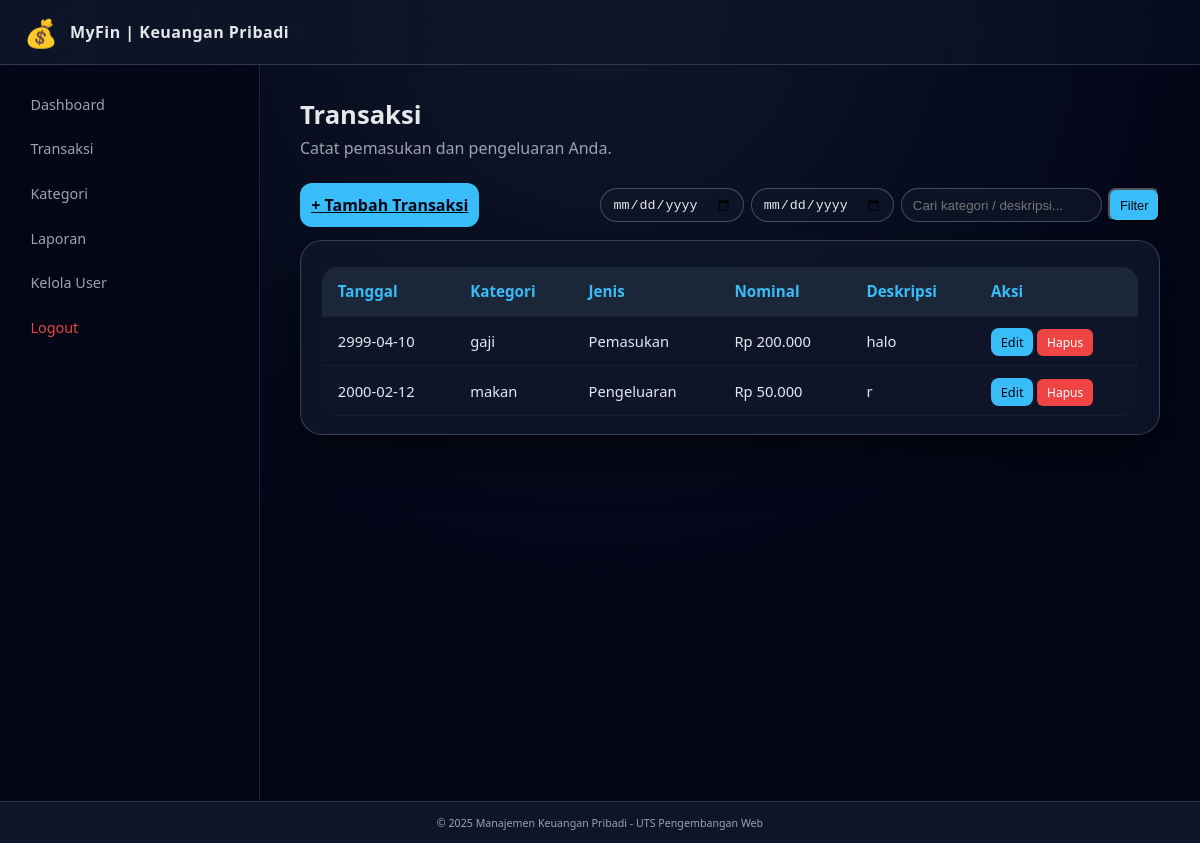
Page /public/transactions/index.php (signed in) on the committed database.
### tables this page shows
CREATE TABLE `transactions` (
  `id` int(11) NOT NULL,
  `user_id` int(11) NOT NULL,
  `category_id` int(11) NOT NULL,
  `amount` decimal(12,2) NOT NULL,
  `description` text DEFAULT NULL,
  `date` date NOT NULL,
  `created_at` timestamp NOT NULL DEFAULT current_timestamp()
);

CREATE TABLE `categories` (
  `id` int(11) NOT NULL,
  `user_id` int(11) NOT NULL,
  `name` varchar(50) NOT NULL,
  `type` enum('income','expense') NOT NULL
);

### public/transactions/index.php (the view, shortened to what this page needs)
<?php
require_once "../../app/config/db.php";
include "../../app/views/templates/header.php";
$perPage = 5;
$page = isset($_GET['page']) ? (int)$_GET['page'] : 1;
$offset = ($page - 1) * $perPage;
$keyword = $_GET['q'] ?? '';
$from    = $_GET['from'] ?? '';
$to      = $_GET['to'] ?? '';
$params = [$_SESSION['user_id']];
$where  = " WHERE t.user_id = ? ";
$sqlData = "
    SELECT t.*, c.name AS category_name, c.type
    FROM transactions t
    JOIN categories c ON c.id = t.category_id
    $where
    ORDER BY t.date DESC, t.id DESC
    LIMIT $perPage OFFSET $offset
";
$stmt = $pdo->prepare($sqlData);
$stmt->execute($params);
$transactions = $stmt->fetchAll(PDO::FETCH_ASSOC);
?>
<section class="page-header">
    <h1>Transaksi</h1>
    <p>Catat pemasukan dan pengeluaran Anda.</p>
</section>
<div class="toolbar-row">
    <a href="create.php" class="btn-primary btn-inline">+ Tambah Transaksi</a>
    <form method="get" class="search-bar">
        <input type="date" name="from" value="<?= $from ?>">
        <input type="date" name="to" value="<?= $to ?>">
        <input type="text" name="q" placeholder="Cari kategori / deskripsi..."
               value="<?= htmlspecialchars($keyword) ?>">
        <button class="btn-sm info">Filter</button>
    </form>
</div>
<section class="page-section">
<table class="table-basic">
    <thead>
        <tr>
            <th>Tanggal</th>
            <th>Kategori</th>
            <th>Jenis</th>
            <th>Nominal</th>
            <th>Deskripsi</th>
            <th>Aksi</th>
        </tr>
    </thead>
    <tbody>
        <?php if (empty($transactions)): ?>
            <tr><td colspan="6">Belum ada transaksi yang cocok.</td></tr>
        <?php else: ?>
            <?php foreach ($transactions as $t): ?>
            <tr>
                <td><?= htmlspecialchars($t['date']) ?></td>
                <td><?= htmlspecialchars($t['category_name']) ?></td>
                <td><?= $t['type']=='income' ? 'Pemasukan' : 'Pengeluaran' ?></td>
                <td>Rp <?= number_format($t['amount'], 0, ',', '.') ?></td>
                <td><?= htmlspecialchars($t['description']) ?></td>
                <td>
                    <a class="btn-sm info" href="edit.php?id=<?= $t['id'] ?>">Edit</a>
                    <a class="btn-sm danger"
                       onclick="return confirm('Yakin ingin hapus transaksi?')"
                       href="delete.php?id=<?= $t['id'] ?>">Hapus</a>
                </td>
            </tr>
            <?php endforeach; ?>
        <?php endif; ?>
    </tbody>
</table>
</section>
<?php include "../../app/views/templates/footer.php"; ?>

### public/assets/css/style.css (style rules this page uses)
:root { --bg-body: #050816; --bg-card: rgba(15, 23, 42, 0.9); --bg-sidebar: #020617; --accent: #38bdf8; --accent-soft: rgba(56, 189, 248, 0.25); --danger: #f97373; --success: #4ade80; --text-main: #e5e7eb; --text-muted: #9ca3af; --radius-xl: 22px; --shadow-soft: 0 22px 45px rgba(0, 0, 0, 0.55); }
*, *::before, *::after { box-sizing: border-box; }
body { margin: 0; font-family: system-ui, -apple-system, BlinkMacSystemFont, "Segoe UI", sans-serif; background: radial-gradient(circle at top, #0f172a, #020617 60%); color: var(--text-main); }
.page-header { margin-bottom: 1.5rem; }
.page-header h1 { margin: 0; font-size: 1.6rem; }
.page-header p { margin: 0.3rem 0 0; color: var(--text-muted); }
.page-section { margin-bottom: 1.7rem; background: rgba(15, 23, 42, 0.85); border-radius: var(--radius-xl); padding: 1.1rem 1.3rem; border: 1px solid rgba(148, 163, 184, 0.3); box-shadow: var(--shadow-soft); }
.btn-primary { width: 100%; padding: .7rem; border: none; border-radius: 12px; background: #38bdf8; color: #020617; font-weight: 600; cursor: pointer; transition: .2s; }
.table-basic { width: 100%; border-collapse: collapse; margin-top: .5rem; }
.table-basic th, .table-basic td { border-bottom: 1px solid rgba(148,163,184,0.25); padding: 0.7rem; }
.table-basic th { text-align: left; color: #38bdf8; }
.btn-sm { padding: .3rem .6rem; border-radius: 8px; font-size: .8rem; text-decoration: none; }
.btn-sm.info { background: #38bdf8; color: #020617; }
.btn-sm.danger { background: #ef4444; color: white; }
.toolbar-row { display: flex; justify-content: space-between; align-items: center; gap: .75rem; margin-bottom: .8rem; flex-wrap: wrap; }
.btn-inline { width: auto; }
.search-bar { display: flex; gap: .4rem; }
.search-bar input { padding: .45rem .7rem; border-radius: 999px; border: 1px solid rgba(148,163,184,0.4); background: rgba(15,23,42,0.7); color: var(--text-main); }
.table-basic { width: 100%; border-collapse: collapse; background: rgba(15,23,42,0.6); border-radius: 16px; overflow: hidden; }
.table-basic thead { background: rgba(30,41,59,0.9); }
.table-basic th, .table-basic td { padding: .9rem 1rem; border-bottom: 1px solid rgba(148,163,184,0.08); }
.table-basic th { text-align: left; color: #38bdf8; font-size: .95rem; }
.table-basic td { font-size: .92rem; color: #e2e8f0; }
.btn-sm.danger { background: #ef4444; color: #ffffff; padding: 5px 10px; border-radius: 6px; font-size: 12px; }

### rows in the picture
transactions: date "2999-04-10", category.name "gaji", shows "Pemasukan", amount "200.000", description "halo"
transactions: date "2000-02-12", category.name "makan", shows "Pengeluaran", amount "50.000", description "r"
